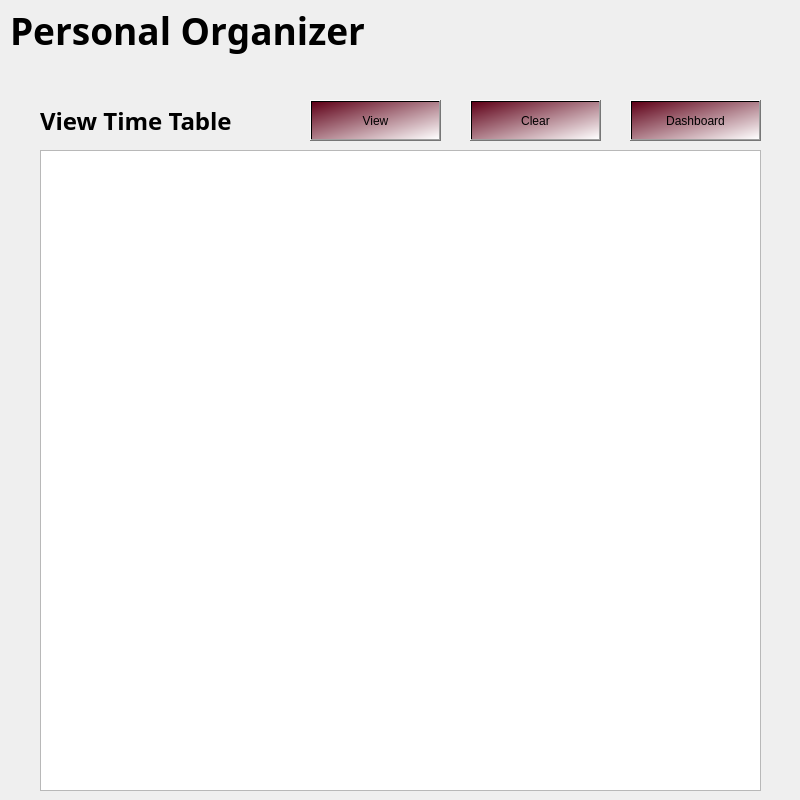
<?xml version="1.0" encoding="UTF-8"?>
<ui version="4.0">
 <class>viewtimetable</class>
 <widget class="QDialog" name="viewtimetable">
  <property name="geometry">
   <rect>
    <x>0</x>
    <y>0</y>
    <width>800</width>
    <height>800</height>
   </rect>
  </property>
  <property name="maximumSize">
   <size>
    <width>800</width>
    <height>800</height>
   </size>
  </property>
  <property name="windowTitle">
   <string>Dialog</string>
  </property>
  <widget class="QPushButton" name="timetableview_2">
   <property name="geometry">
    <rect>
     <x>310</x>
     <y>100</y>
     <width>131</width>
     <height>41</height>
    </rect>
   </property>
   <property name="styleSheet">
    <string notr="true">background-color: qlineargradient(spread:pad, x1:0, y1:0, x2:1, y2:1, stop:0 rgba(95, 0, 23, 255), stop:1 rgba(255, 255, 255, 255));
color: rgb(0, 0, 0);
font: 12pt &quot;Showcard Gothic&quot;;</string>
   </property>
   <property name="text">
    <string>View</string>
   </property>
  </widget>
  <widget class="QTableView" name="timetabletableview">
   <property name="geometry">
    <rect>
     <x>40</x>
     <y>150</y>
     <width>721</width>
     <height>641</height>
    </rect>
   </property>
  </widget>
  <widget class="QLabel" name="label_6">
   <property name="geometry">
    <rect>
     <x>40</x>
     <y>90</y>
     <width>271</width>
     <height>61</height>
    </rect>
   </property>
   <property name="font">
    <font>
     <family>Segoe UI Variable</family>
     <pointsize>18</pointsize>
     <bold>true</bold>
    </font>
   </property>
   <property name="text">
    <string>View Time Table</string>
   </property>
  </widget>
  <widget class="QPushButton" name="resettimetable">
   <property name="geometry">
    <rect>
     <x>470</x>
     <y>100</y>
     <width>131</width>
     <height>41</height>
    </rect>
   </property>
   <property name="styleSheet">
    <string notr="true">background-color: qlineargradient(spread:pad, x1:0, y1:0, x2:1, y2:1, stop:0 rgba(95, 0, 23, 255), stop:1 rgba(255, 255, 255, 255));
color: rgb(0, 0, 0);
font: 12pt &quot;Showcard Gothic&quot;;</string>
   </property>
   <property name="text">
    <string>Clear</string>
   </property>
  </widget>
  <widget class="QPushButton" name="gotodashboard">
   <property name="geometry">
    <rect>
     <x>630</x>
     <y>100</y>
     <width>131</width>
     <height>41</height>
    </rect>
   </property>
   <property name="styleSheet">
    <string notr="true">background-color: qlineargradient(spread:pad, x1:0, y1:0, x2:1, y2:1, stop:0 rgba(95, 0, 23, 255), stop:1 rgba(255, 255, 255, 255));
color: rgb(0, 0, 0);
font: 12pt &quot;Showcard Gothic&quot;;</string>
   </property>
   <property name="text">
    <string>Dashboard</string>
   </property>
  </widget>
  <widget class="QLabel" name="label_7">
   <property name="geometry">
    <rect>
     <x>0</x>
     <y>-240</y>
     <width>811</width>
     <height>331</height>
    </rect>
   </property>
   <property name="styleSheet">
    <string notr="true">image:url(:/images/header.jpg)</string>
   </property>
   <property name="text">
    <string>TextLabel</string>
   </property>
  </widget>
  <widget class="QLabel" name="label_4">
   <property name="geometry">
    <rect>
     <x>10</x>
     <y>0</y>
     <width>641</width>
     <height>61</height>
    </rect>
   </property>
   <property name="font">
    <font>
     <family>Perpetua Titling MT</family>
     <pointsize>28</pointsize>
     <bold>true</bold>
     <underline>false</underline>
     <strikeout>false</strikeout>
     <kerning>false</kerning>
    </font>
   </property>
   <property name="text">
    <string>Personal Organizer</string>
   </property>
  </widget>
  <widget class="QLabel" name="label">
   <property name="geometry">
    <rect>
     <x>-210</x>
     <y>80</y>
     <width>1291</width>
     <height>871</height>
    </rect>
   </property>
   <property name="styleSheet">
    <string notr="true">image:url(:/images/sky.jpg)</string>
   </property>
   <property name="text">
    <string>TextLabel</string>
   </property>
  </widget>
  <zorder>label</zorder>
  <zorder>label_7</zorder>
  <zorder>label_4</zorder>
  <zorder>timetableview_2</zorder>
  <zorder>timetabletableview</zorder>
  <zorder>label_6</zorder>
  <zorder>resettimetable</zorder>
  <zorder>gotodashboard</zorder>
 </widget>
 <resources/>
 <connections/>
</ui>
